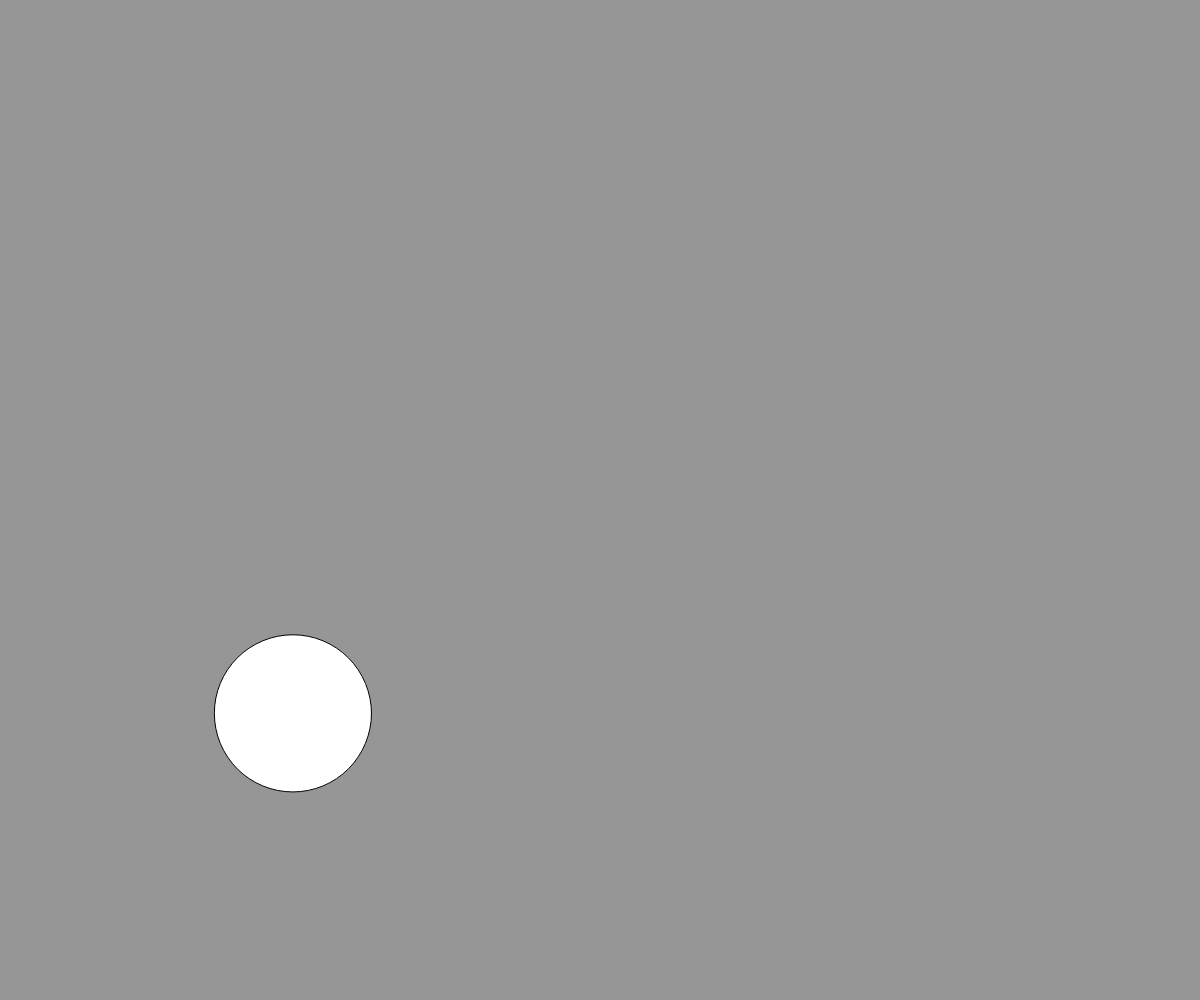
Frame 1 (no input)
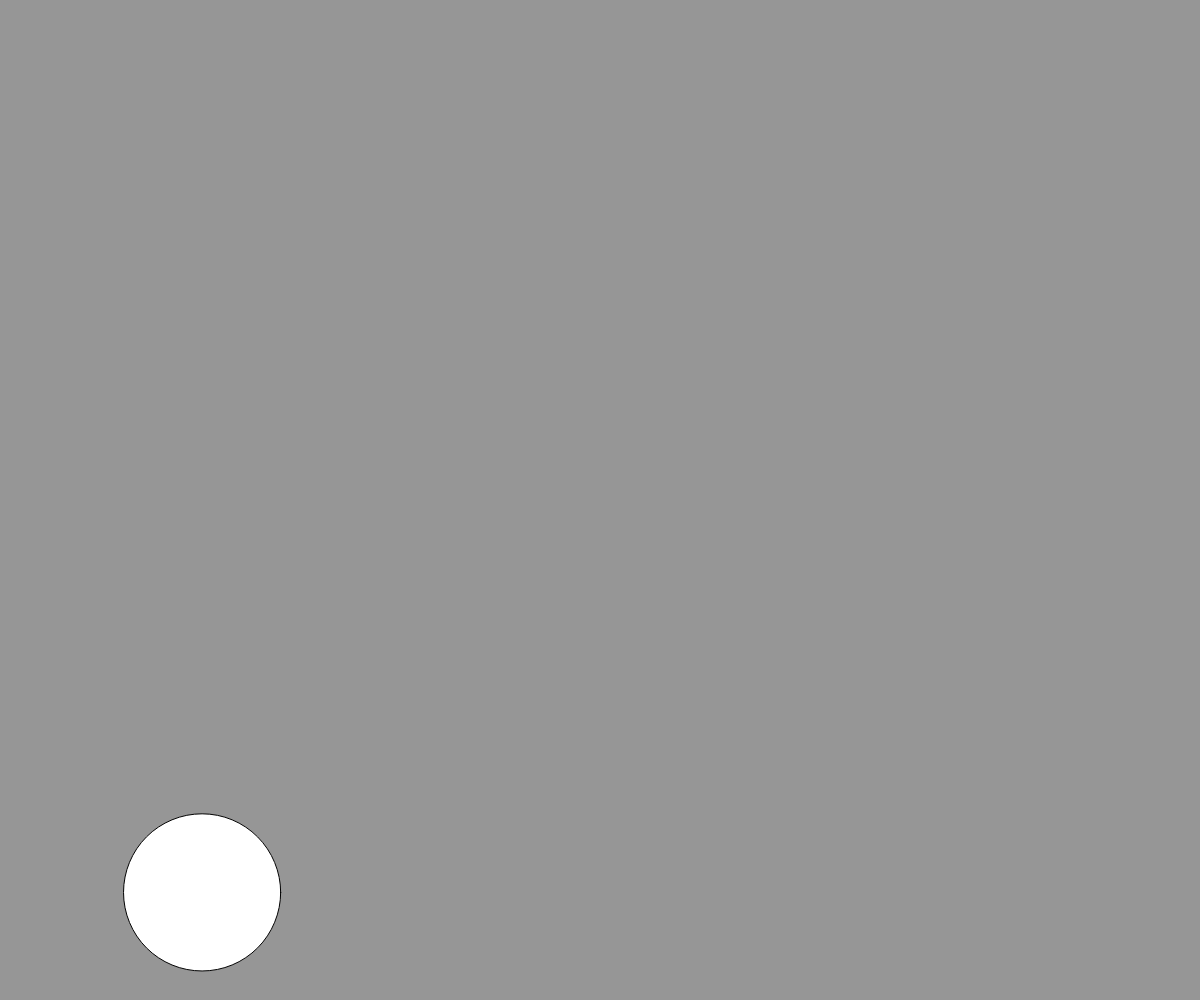
Frame 60 (no input)
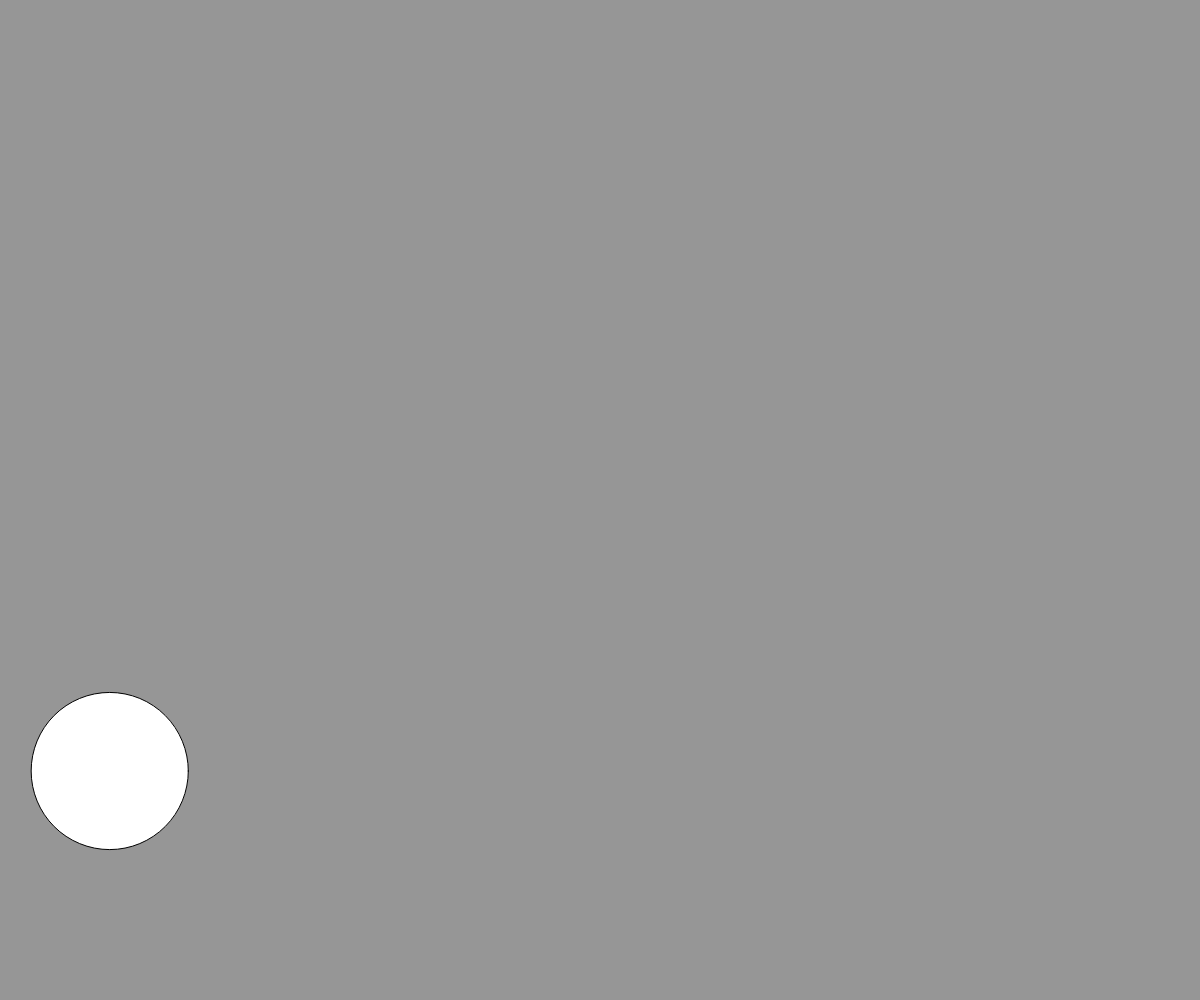
Frame 120 (the mouse pressed at the canvas centre since frame 60)

The p5.js sketch that drew these frames (run headless with seeded random() and noise() and a simulated clock; from frame 60 on, the mouse is pressed at the canvas centre):

// p5.js sketch
// ── sketch.js
let posx;
let posy;
let diam;
let rad;
let velx;
let vely;

function setup() {
    createCanvas(windowWidth,windowHeight);
    diam = random(50, 200);
    rad = diam / 2;
    
    posx = random(rad, width - rad);
    posy = random(rad, height - rad);

    velx = random(-5, 5);
    vely = random(-5, 5);
}

function draw(){
    background(150);

    if (posx > width - rad || posx < rad){
        velx *= -1;
    }

    if (posy > height - rad || posy < rad){
        vely *= -1;
    }

    posx += velx;
    posy += vely;

    circle(posx, posy, diam);
}
